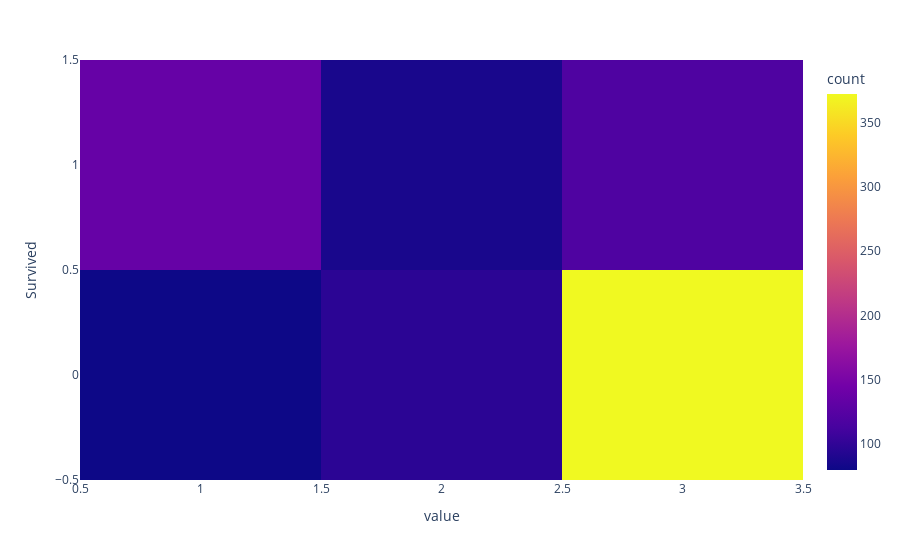

Notebook code cell kept with this figure:
### Code cell
px.density_heatmap(
    data_frame=df_train,
    x=['Pclass'],
    y='Survived'
).show()

### Figure 1 — Plotly figure (JSON) as saved in the notebook; plotly's stock layout.template omitted (floating-point values rounded to 4 significant figures; data arrays with more than 128 entries replaced by an {"elided": "..."} marker saying what was removed)
{"data": [{"coloraxis": "coloraxis", "hovertemplate": "value=%{x}<br>Survived=%{y}<br>count=%{z}<extra></extra>", "name": "", "type": "histogram2d", "x": {"elided": "891 int values"}, "xaxis": "x", "xbingroup": "x", "y": {"elided": "891 int values"}, "yaxis": "y", "ybingroup": "y"}], "layout": {"coloraxis": {"colorbar": {"title": {"text": "count"}}, "colorscale": [[0, "#0d0887"], [0.1111, "#46039f"], [0.2222, "#7201a8"], [0.3333, "#9c179e"], [0.4444, "#bd3786"], [0.5556, "#d8576b"], [0.6667, "#ed7953"], [0.7778, "#fb9f3a"], [0.8889, "#fdca26"], [1, "#f0f921"]]}, "legend": {"tracegroupgap": 0}, "margin": {"t": 60}, "xaxis": {"anchor": "y", "domain": [0, 1], "title": {"text": "value"}}, "yaxis": {"anchor": "x", "domain": [0, 1], "title": {"text": "Survived"}}}}
